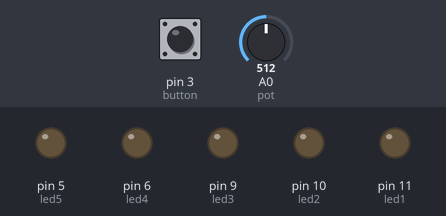
Bench run of a sketch on a simulated Arduino Uno, built with avr-gcc and run on an emulated ATmega328P. On the bench: output pins drawn as LEDs (lit = HIGH). Dashed ring = blinking. The test bench sets the inputs (shaded band); at power-on: pin 3 (button) HIGH, A0 (pot) = 512.

Above: at 1.2 s.
1.3 s: pin 3 (button) pulled LOW for 0.15 s
At 1.8 s:
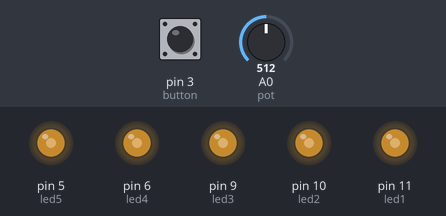
2.9 s: A0 (pot) set to 660
At 4.1 s:
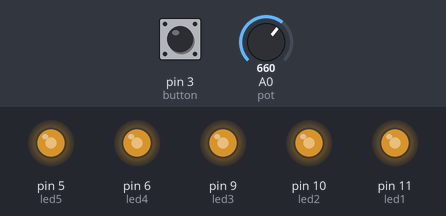
4.4 s: A0 (pot) set to 900
At 5.4 s:
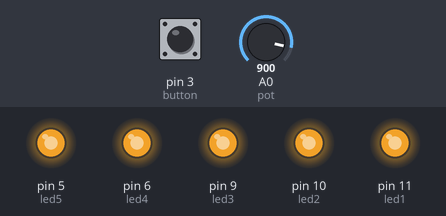
5.9 s: A0 (pot) set to 140
At 6.5 s:
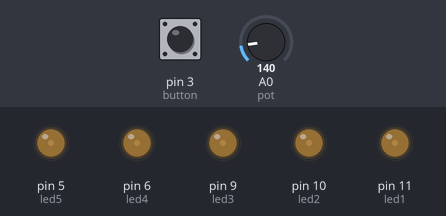
7.4 s: pin 3 (button) pulled LOW for 1 s
At 7.55 s:
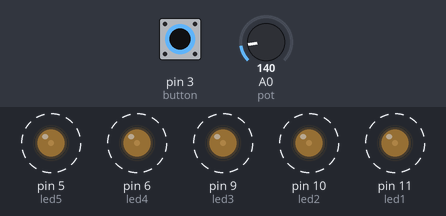
10.4 s: pin 3 (button) pulled LOW for 0.15 s
Timing chart, 0 to 14.5 s (numbered marks = the images above; inputs shaded):
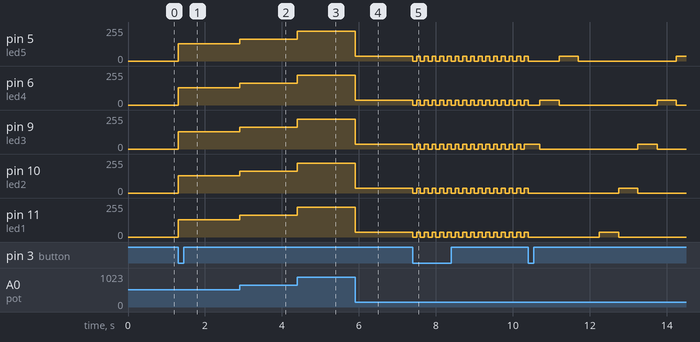

The sketch:

bikelightfinal.ino
```cpp
//Initializing our constant variables.
//These represent the pins that we connected to the LEDs, button, and potentiometer.
//Doing this makes it easier to see what is being affected when using functions like digitalRead.
const int led1 = 11;
const int led2 = 10;
const int led3 = 9;
const int led4 = 6;
const int led5 = 5;
const int button = 3;
const int pot = 0;

//Declaring the other variables we use in the program.
int changeMode; //This represents which mode the program is running.
int buttonState; //This represents the current state of the button.
int lastButton; //This represents the last known state of the button.
int timer; //This is used to bypass delays - explained further in function blinkie().
int time_limit; //This represents how long each function takes to run.
int bright; //This represents the resistance from the potentiometer that will determine how bright the LEDs are.

void setup() {

  //Sets up LEDs as outputs and the button as an input.
  pinMode(led1, OUTPUT);
  pinMode(led2, OUTPUT);
  pinMode(led3, OUTPUT);
  pinMode(led4, OUTPUT);
  pinMode(led5, OUTPUT);

  pinMode(button, INPUT);

  //Initializes variables
  changeMode = 0;
  timer = 0;
  lastButton = digitalRead(button);

}

void loop() {

  //Checks the potentiometer value and updates bright accordingly.
  bright = analogRead(pot);

  //Calls the change function - this updates the program when the button is pressed.
  change();

  //Resets the timer to 0 for each function.
  timer = 0;

  //Checks the changeMode variable, and calls the appropriate function.
  if (changeMode == 0){
    off();
  }

  if (changeMode == 1){
    on();
  }

  if (changeMode == 2){
    blinkie();
  }

  if (changeMode == 3){
    line();
  }

  if (changeMode == 4){
    march();
  }
}

//Updates the changeMode variable when the button is pressed, in order to change modes.
void change(){

  //Updates the current button state.
  buttonState = digitalRead(button);

  //Debounces the button - this makes sure that the button press isn't read more than once.
  if (buttonState != lastButton){

    if (buttonState == LOW){
      //Once button is debounced, updates changeMode variable and turns all LEDs off to have a clean reset.
      changeMode ++;
      digitalWrite(led1, LOW);
      digitalWrite(led2, LOW);
      digitalWrite(led3, LOW);
      digitalWrite(led4, LOW);
      digitalWrite(led5, LOW);
    }
    //Updates the last button state.
    lastButton = buttonState;
  }
  //Ensures that changeMode will always be in the range of 0-4.
  changeMode = changeMode % 5;

}

//1st mode - turns all LEDs off.
void off(){

  digitalWrite(led1, LOW);
  digitalWrite(led2, LOW);
  digitalWrite(led3, LOW);
  digitalWrite(led4, LOW);
  digitalWrite(led5, LOW);

}

//2nd mode - turns all LEDs on.
void on(){
  analogWrite(led1, bright / 4);
  analogWrite(led2, bright / 4);
  analogWrite(led3, bright / 4);
  analogWrite(led4, bright / 4);
  analogWrite(led5, bright / 4);
}

//3rd mode - blinks all LEDs at the same time.
void blinkie(){

  //Using millis() rather than delays - to ensure that the button press is always registered.
  //Checks that the current time is within a certain range, then runs the needed code.
  timer = 0;
  time_limit = 200;
  if ((millis() - timer) % time_limit < 100){
    digitalWrite(led1, LOW);
    digitalWrite(led2, LOW);
    digitalWrite(led3, LOW);
    digitalWrite(led4, LOW);
    digitalWrite(led5, LOW);
  }
  if ((millis() - timer) % time_limit > 100 && (millis() - timer) % time_limit < time_limit){
    analogWrite(led1, bright / 4);
    analogWrite(led2, bright / 4);
    analogWrite(led3, bright / 4);
    analogWrite(led4, bright / 4);
    analogWrite(led5, bright / 4);
  }
}

//4th mode - blinks each LED one at a time
//Turns on the next LED in the line when the previous one turns off.
void line(){

  //Using the same timing strategy as blinkie()
  timer = 0;
  time_limit = 3050;

  if ((millis() - timer) % time_limit < 50){
    digitalWrite(led1, LOW);
    digitalWrite(led2, LOW);
    digitalWrite(led3, LOW);
    digitalWrite(led4, LOW);
    digitalWrite(led5, LOW);
  }

  if ((millis() - timer) % time_limit > 50 && (millis() - timer) % time_limit < 550){
      analogWrite(led1, bright / 4);
  }

  if ((millis() - timer) % time_limit > 550 && (millis() - timer) % time_limit < 1050){
    digitalWrite(led1, LOW);
    analogWrite(led2, bright / 4);
  }

  if ((millis() - timer) % time_limit > 1050 && (millis() - timer) % time_limit < 1550){
    digitalWrite(led2, LOW);
    analogWrite(led3, bright / 4);
  }

  if ((millis() - timer) % time_limit > 1550 && (millis() - timer) % time_limit < 2050){
    digitalWrite(led3, LOW);
    analogWrite(led4, bright / 4);
  }

  if ((millis() - timer) % time_limit > 2050 && (millis() - timer) % time_limit < 2550){
    digitalWrite(led4, LOW);
    analogWrite(led5, bright / 4);
  }

  if ((millis() - timer) % time_limit > 2550 && (millis() - timer) % time_limit < time_limit){
    digitalWrite(led5, LOW);
  }
}

//5th mode - turns on every LED in order (one at a time), then turns them off (one at a time) in the reverse order.
void march(){

  //Using the same timing strategy as blinkie().
  timer = 0;
  time_limit = 1050;

  if ((millis() - timer) % time_limit < 50){
    digitalWrite(led1, LOW);
    digitalWrite(led2, LOW);
    digitalWrite(led3, LOW);
    digitalWrite(led4, LOW);
    digitalWrite(led5, LOW);
  }

  if ((millis() - timer) % time_limit > 50 && (millis() - timer) % time_limit < 150){
    analogWrite(led1, bright / 4);
  }

  if ((millis() - timer) % time_limit > 150 && (millis() - timer) % time_limit < 250){
    analogWrite(led2, bright / 4);
  }

  if ((millis() - timer) % time_limit > 250 && (millis() - timer) % time_limit < 350){
    analogWrite(led3, bright / 4);
  }

  if ((millis() - timer) % time_limit > 350 && (millis() - timer) % time_limit < 450){
    analogWrite(led4, bright / 4);
  }

  if ((millis() - timer) % time_limit > 450 && (millis() - timer) % time_limit < 550){
    analogWrite(led5, bright / 4);
  }

  if ((millis() - timer) % time_limit > 550 && (millis() - timer) % time_limit < 650){
    digitalWrite(led5, LOW);
  }

  if ((millis() - timer) % time_limit > 650 && (millis() - timer) % time_limit < 750){
    digitalWrite(led4, LOW);
  }

  if ((millis() - timer) % time_limit > 750 && (millis() - timer) % time_limit < 850){
    digitalWrite(led3, LOW);
  }

  if ((millis() - timer) % time_limit > 850 && (millis() - timer) % time_limit < 950){
    digitalWrite(led2, LOW);
  }

  if ((millis() - timer) % time_limit > 950 && (millis() - timer) % time_limit < time_limit){
    digitalWrite(led1, LOW);
  }

}
```

Measured:
- after the input at 1.3 s, pin 5 (led5), pin 6 (led4), pin 9 (led3), pin 10 (led2), pin 11 (led1): 0/255 → 128/255 at once
- after the input at 2.9 s, pin 5 (led5), pin 6 (led4), pin 9 (led3), pin 10 (led2), pin 11 (led1): 128/255 → 165/255 at once
- after the input at 4.4 s, pin 5 (led5), pin 6 (led4), pin 9 (led3), pin 10 (led2), pin 11 (led1): 165/255 → 225/255 at once
- after the input at 5.9 s, pin 5 (led5), pin 6 (led4), pin 9 (led3), pin 10 (led2), pin 11 (led1): 225/255 → 35/255 at once
- after the input at 7.4 s, pin 5 (led5), pin 6 (led4), pin 9 (led3), pin 10 (led2), pin 11 (led1): alternates 35/255 for 0.10 s and 0/255 for 0.10 s, starting at once
